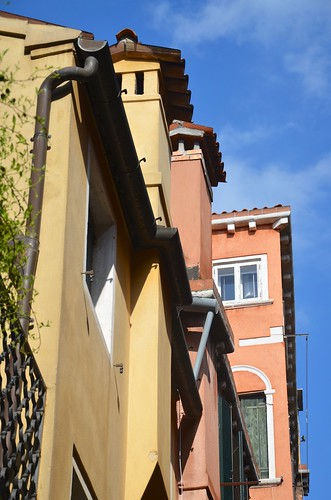
#> input picture data/images/1017.jpg, 331 x 500 px; its folder holds only this picture in this run
$ python sift_multiprocessing.py
#> lines starting #> are read from the running program, lines starting #| are printed output that depends on the picture
import cv2
from multiprocessing import Pool, Manager
from collections import defaultdict
import os, time, random
import numpy as np
import matplotlib.pyplot as plt
from functools import partial


def get_dist(filename, ides, matched_distance):
    # for every image, calculate its sift features
    img = cv2.imread('./data/images/'+str(filename),0) # flag=0, read as gray scale

        # Initiate SIFT detector
    sift = cv2.xfeatures2d.SIFT_create()

    # find the keypoints and descriptors with SIFT (no mask)
    kp, des = sift.detectAndCompute(img,None)

    #feature matching
    bf = cv2.BFMatcher(cv2.NORM_L1, crossCheck=True)

    matches = bf.match(ides, des)
    matches = sorted(matches, key = lambda x:x.distance)

    distance = 0
    for match in matches[:50]:
        distance += match.distance

    return filename, distance


if __name__=='__main__':
    input_img = input ("Enter path to image: ")
#> the answer given: data/images/1017.jpg

    # compute sift for the input image
    iimg = cv2.imread(input_img,0) # flag=0, read as gray scale
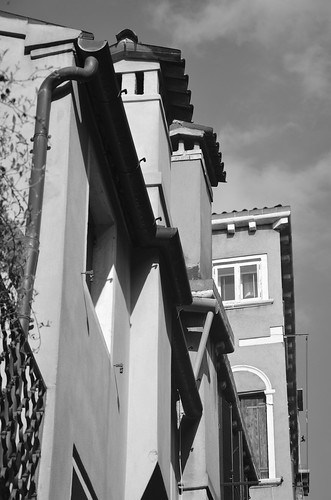
#> iimg: shape (500, 331); min 0, max 255, mean 127.7
    isift = cv2.xfeatures2d.SIFT_create()
    ikp, ides = isift.detectAndCompute(iimg,None)
#> ikp = 811 keypoints; strongest (x, y, size): (144, 159, 2.4), (125, 91, 2.6), (139, 89, 6.4), (28, 367, 1.9)

    matched_distance = defaultdict(list)

    img_names = os.listdir('./data/images')

    print('Parent process %s.' % os.getpid())
    cpus = os.cpu_count() # 4 in my case
    pool = Pool(cpus)

    partial_func = partial(get_dist, ides=ides, matched_distance=matched_distance)
    result_map  = pool.map(partial_func, img_names)
#> in get_dist, `kp, des = sift.detectAndCompute(img,None)`: kp has the same summary as ikp outside get_dist
#> in get_dist, `matches = bf.match(ides, des)`: matches = 811 matches
#> in get_dist, `matches = bf.match(ides, des)`:
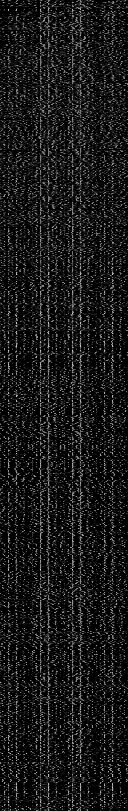
#> ides: shape (811, 128) float32; min 0, max 209, mean 25.4
#> the loop in get_dist, `for match in matches[:50]:` made 50 passes
#> after the loop in get_dist, `for match in matches[:50]:`: distance = 0
#> result_map = [('1017.jpg', 0)]

    for filename, distance in (r for r in result_map if r is not None):
        matched_distance[filename].append(distance)
#> this loop made 1 pass

    #print('Waiting for all subprocesses done...')
    pool.close()
    pool.join()
    #print('All subprocesses done.')

    # find best match based on matching distance
    best_matched = min(matched_distance, key=matched_distance.get)
    print(best_matched)
    print(len(matched_distance))

    # show the mached image
    matched_img = cv2.imread('./data/images/'+best_matched,0)
    plt.imshow(matched_img),plt.show()

$ run again, on data/images/1084.jpg
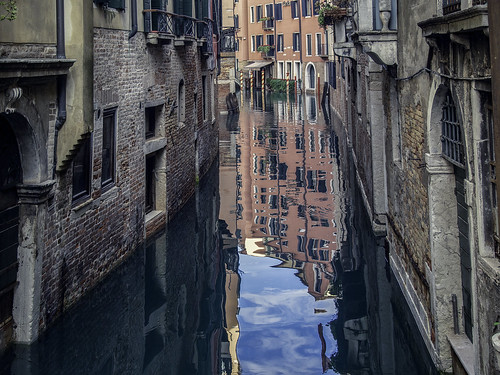
#> input picture data/images/1084.jpg, 500 x 375 px
#> `iimg = cv2.imread(input_img,0)`:
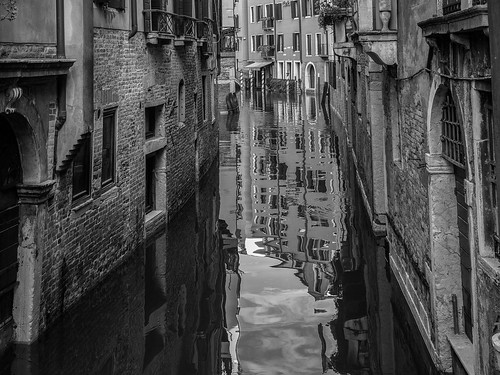
#> iimg: shape (375, 500); min 0, max 255, mean 74.9
#> ikp = 1564 keypoints; strongest (x, y, size): (281, 63, 1.9), (331, 4, 1.9), (239, 249, 2.6), (260, 239, 2.4)
#> kp has the same summary as ikp outside get_dist
#> matches = 1564 matches
#> in get_dist, `matches = bf.match(ides, des)`:
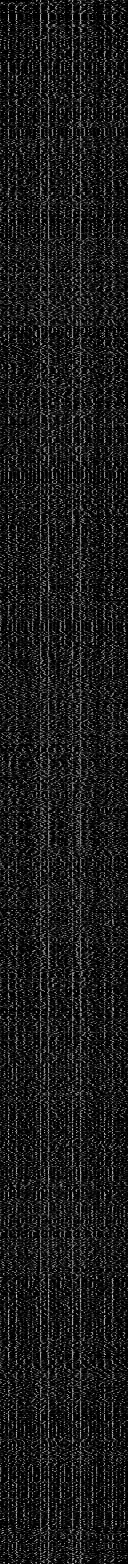
#> ides: shape (1564, 128) float32; min 0, max 208, mean 26.7
#> the loop in get_dist, `for match in matches[:50]:` made 50 passes
#> after the loop in get_dist, `for match in matches[:50]:`: distance = 0
#> result_map = [('1084.jpg', 0)]
#> the loop `for filename, distance in (r for r in result_map if r is not None):` made 1 pass

$ run again, on data/images/1156.jpg
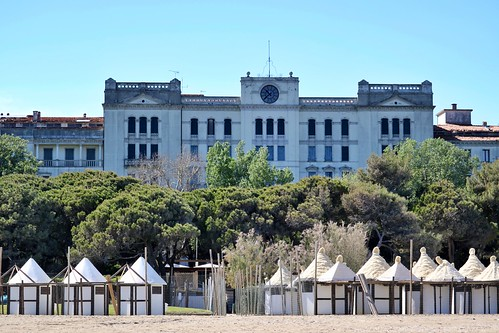
#> input picture data/images/1156.jpg, 499 x 333 px
#> `iimg = cv2.imread(input_img,0)`:
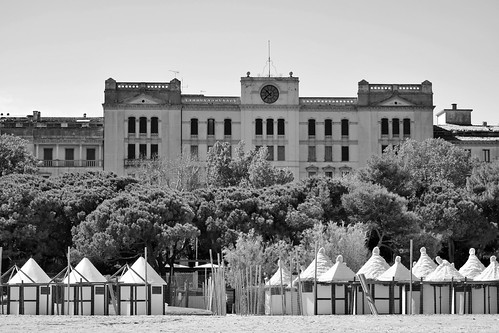
#> iimg: shape (333, 499); min 0, max 255, mean 141.5
#> ikp = 1476 keypoints; strongest (x, y, size): (167, 266, 2.4), (472, 251, 4.1), (486, 263, 5.3), (181, 266, 2)
#> kp has the same summary as ikp outside get_dist
#> matches = 1476 matches
#> in get_dist, `matches = bf.match(ides, des)`:
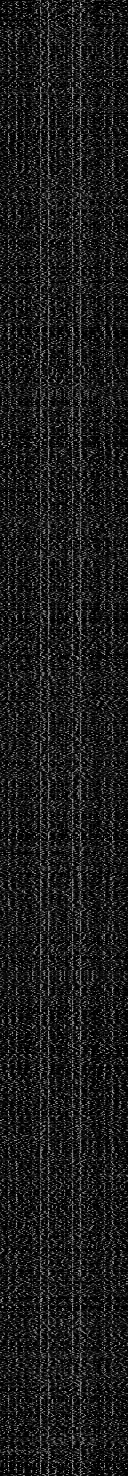
#> ides: shape (1476, 128) float32; min 0, max 207, mean 27.6
#> the loop in get_dist, `for match in matches[:50]:` made 50 passes
#> after the loop in get_dist, `for match in matches[:50]:`: distance = 0
#> result_map = [('1156.jpg', 0)]
#> the loop `for filename, distance in (r for r in result_map if r is not None):` made 1 pass

$ run again, on data/images/1161.jpg
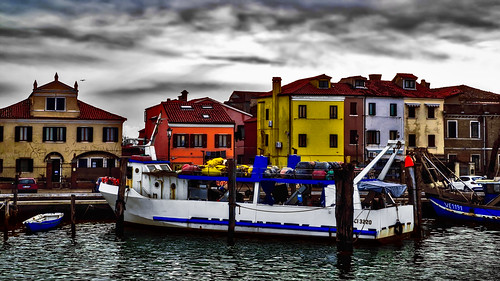
#> input picture data/images/1161.jpg, 500 x 281 px
#> `iimg = cv2.imread(input_img,0)`:
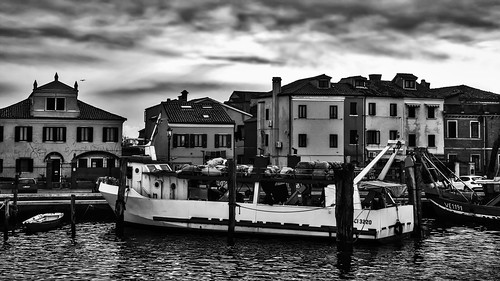
#> iimg: shape (281, 500); min 0, max 255, mean 102.2
#> ikp = 1133 keypoints; strongest (x, y, size): (137, 170, 2.7), (225, 161, 2), (56, 76, 2.8), (419, 81, 3)
#> kp has the same summary as ikp outside get_dist
#> matches = 1133 matches
#> in get_dist, `matches = bf.match(ides, des)`:
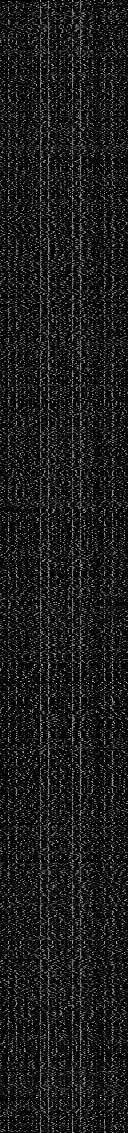
#> ides: shape (1133, 128) float32; min 0, max 220, mean 26.6
#> the loop in get_dist, `for match in matches[:50]:` made 50 passes
#> after the loop in get_dist, `for match in matches[:50]:`: distance = 0
#> result_map = [('1161.jpg', 0)]
#> the loop `for filename, distance in (r for r in result_map if r is not None):` made 1 pass

$ run again, on data/images/1030.jpg
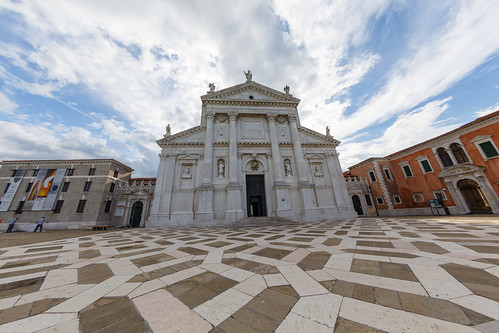
#> input picture data/images/1030.jpg, 499 x 333 px
#> `iimg = cv2.imread(input_img,0)`:
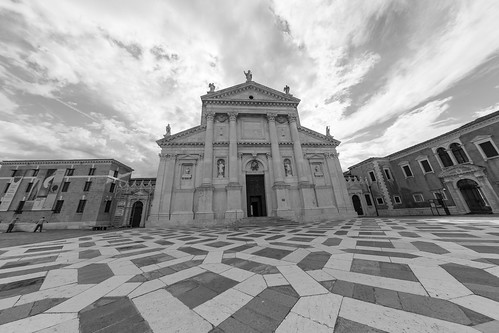
#> iimg: shape (333, 499); min 0, max 255, mean 157.8
#> ikp = 914 keypoints; strongest (x, y, size): (251, 97, 2.4), (287, 88, 3.4), (210, 85, 2.3), (350, 168, 2.3)
#> kp has the same summary as ikp outside get_dist
#> matches = 914 matches
#> in get_dist, `matches = bf.match(ides, des)`:
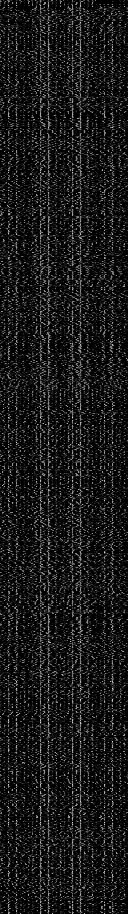
#> ides: shape (914, 128) float32; min 0, max 221, mean 25.4
#> the loop in get_dist, `for match in matches[:50]:` made 50 passes
#> after the loop in get_dist, `for match in matches[:50]:`: distance = 0
#> result_map = [('1030.jpg', 0)]
#> the loop `for filename, distance in (r for r in result_map if r is not None):` made 1 pass
